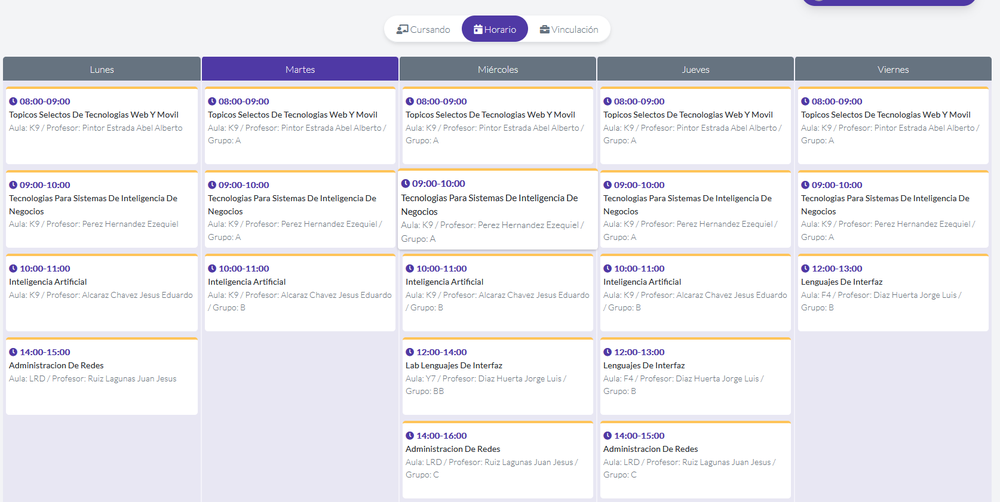
#> input picture imagen.png, 1000 x 502 px, shrunk from 1674 x 841 before the run
$ python ia4.py
#> lines starting #> are read from the running program, lines starting #| are printed output that depends on the picture; after the words box and inside, x2 and y2 are one past the last pixel; in counts of white or black regions, pixels touching at a corner belong together
import cv2 as cv

img = cv.imread('imagen.png', 1)
#> img is the input picture: shape (502, 1000, 3); mean B, G, R 237.7, 233.7, 234.7
hsv = cv.cvtColor(img, cv.COLOR_BGR2HSV)
#> hsv: shape (502, 1000, 3); mean H, S, V 56.8, 14.1, 241.5
ubb=(24,100,100)
uba=(10,255,255)
uba2= (180, 255,255)

rb = (0,0,255)
ra = (10, 255,255)

mask1 = cv.inRange(hsv, ubb, uba)
#> mask1: shape (502, 1000); every value is 0
mask2 = cv.inRange(hsv, ubb, uba2)
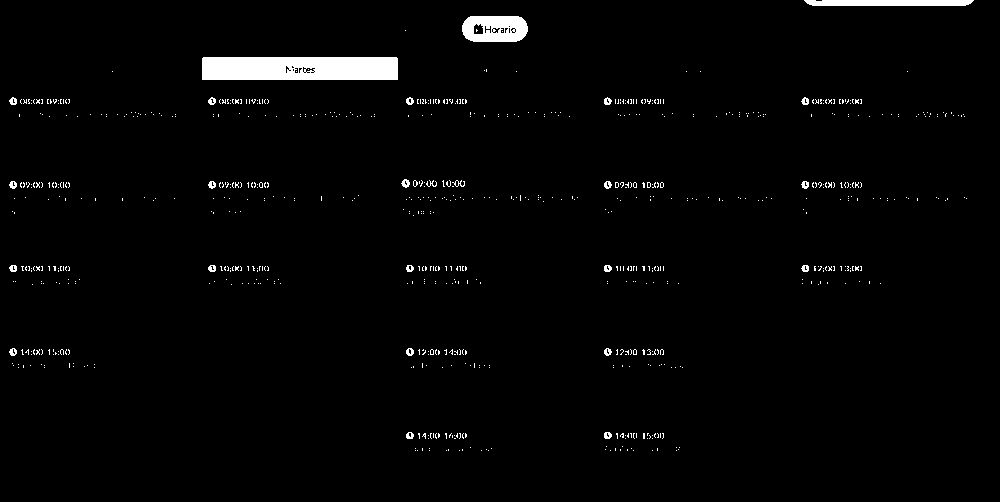
#> mask2: shape (502, 1000); 2% white; 752 white regions (727 under 20 px), largest, box (x1, y1, x2, y2) and area: (202, 57, 398, 80) 4431, (462, 16, 528, 42) 1410, (804, 0, 974, 6) 976
mask = mask1+mask2
res = cv.bitwise_and(img, img, mask=mask)
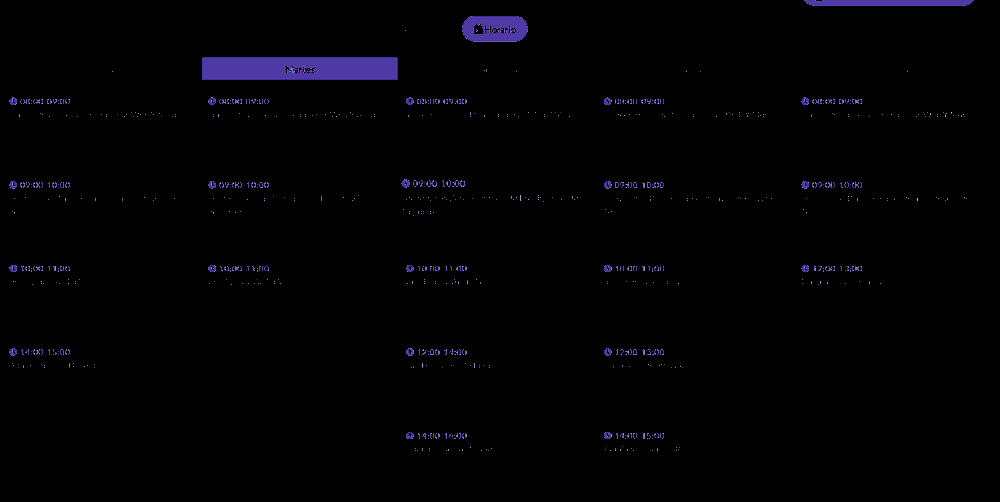
#> res: shape (502, 1000, 3); mean B, G, R 3.4, 1.4, 1.7


#> (the run stopped early here; a loop or call above may not have finished)
